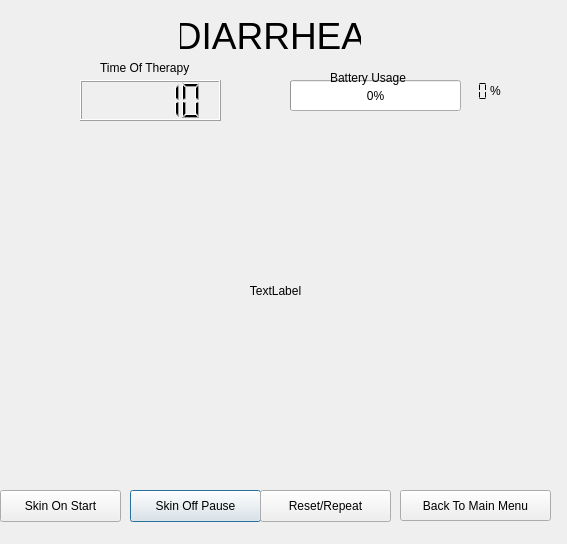
<?xml version="1.0" encoding="UTF-8"?>
<ui version="4.0">
 <class>Diarrhea</class>
 <widget class="QDialog" name="Diarrhea">
  <property name="geometry">
   <rect>
    <x>0</x>
    <y>0</y>
    <width>567</width>
    <height>544</height>
   </rect>
  </property>
  <property name="windowTitle">
   <string>Dialog</string>
  </property>
  <widget class="QPushButton" name="pushButton_3">
   <property name="geometry">
    <rect>
     <x>130</x>
     <y>490</y>
     <width>131</width>
     <height>32</height>
    </rect>
   </property>
   <property name="text">
    <string>Skin Off Pause</string>
   </property>
  </widget>
  <widget class="QLCDNumber" name="lcdNumber_2">
   <property name="geometry">
    <rect>
     <x>440</x>
     <y>80</y>
     <width>51</width>
     <height>23</height>
    </rect>
   </property>
   <property name="font">
    <font>
     <family>Abadi MT Condensed Extra Bold</family>
     <weight>75</weight>
     <bold>true</bold>
    </font>
   </property>
   <property name="frameShape">
    <enum>QFrame::NoFrame</enum>
   </property>
   <property name="frameShadow">
    <enum>QFrame::Raised</enum>
   </property>
   <property name="segmentStyle">
    <enum>QLCDNumber::Flat</enum>
   </property>
  </widget>
  <widget class="QLabel" name="label_6">
   <property name="geometry">
    <rect>
     <x>320</x>
     <y>100</y>
     <width>111</width>
     <height>16</height>
    </rect>
   </property>
   <property name="font">
    <font>
     <weight>75</weight>
     <bold>true</bold>
    </font>
   </property>
   <property name="text">
    <string/>
   </property>
   <property name="alignment">
    <set>Qt::AlignCenter</set>
   </property>
  </widget>
  <widget class="QLabel" name="imagelocation">
   <property name="geometry">
    <rect>
     <x>110</x>
     <y>130</y>
     <width>331</width>
     <height>321</height>
    </rect>
   </property>
   <property name="text">
    <string>TextLabel</string>
   </property>
   <property name="alignment">
    <set>Qt::AlignCenter</set>
   </property>
  </widget>
  <widget class="QLabel" name="label_5">
   <property name="geometry">
    <rect>
     <x>490</x>
     <y>80</y>
     <width>21</width>
     <height>21</height>
    </rect>
   </property>
   <property name="text">
    <string>%</string>
   </property>
  </widget>
  <widget class="QLabel" name="label_4">
   <property name="geometry">
    <rect>
     <x>100</x>
     <y>60</y>
     <width>111</width>
     <height>16</height>
    </rect>
   </property>
   <property name="text">
    <string>Time Of Therapy</string>
   </property>
  </widget>
  <widget class="QPushButton" name="pushButton_2">
   <property name="geometry">
    <rect>
     <x>0</x>
     <y>490</y>
     <width>121</width>
     <height>32</height>
    </rect>
   </property>
   <property name="text">
    <string>Skin On Start</string>
   </property>
  </widget>
  <widget class="QLCDNumber" name="lcdNumber">
   <property name="geometry">
    <rect>
     <x>80</x>
     <y>80</y>
     <width>141</width>
     <height>41</height>
    </rect>
   </property>
   <property name="value" stdset="0">
    <double>10.000000000000000</double>
   </property>
  </widget>
  <widget class="QProgressBar" name="progressBar">
   <property name="geometry">
    <rect>
     <x>290</x>
     <y>80</y>
     <width>171</width>
     <height>31</height>
    </rect>
   </property>
   <property name="value">
    <number>0</number>
   </property>
  </widget>
  <widget class="QLabel" name="sound">
   <property name="geometry">
    <rect>
     <x>10</x>
     <y>20</y>
     <width>81</width>
     <height>31</height>
    </rect>
   </property>
   <property name="text">
    <string/>
   </property>
  </widget>
  <widget class="QLabel" name="label">
   <property name="geometry">
    <rect>
     <x>180</x>
     <y>10</y>
     <width>181</width>
     <height>51</height>
    </rect>
   </property>
   <property name="font">
    <font>
     <pointsize>28</pointsize>
    </font>
   </property>
   <property name="text">
    <string>DIARRHEA</string>
   </property>
   <property name="alignment">
    <set>Qt::AlignCenter</set>
   </property>
  </widget>
  <widget class="QPushButton" name="pushButton_4">
   <property name="geometry">
    <rect>
     <x>260</x>
     <y>490</y>
     <width>131</width>
     <height>32</height>
    </rect>
   </property>
   <property name="text">
    <string>Reset/Repeat</string>
   </property>
  </widget>
  <widget class="QLabel" name="label_2">
   <property name="geometry">
    <rect>
     <x>140</x>
     <y>460</y>
     <width>281</width>
     <height>16</height>
    </rect>
   </property>
   <property name="font">
    <font>
     <pointsize>20</pointsize>
    </font>
   </property>
   <property name="text">
    <string/>
   </property>
   <property name="alignment">
    <set>Qt::AlignCenter</set>
   </property>
  </widget>
  <widget class="QLabel" name="label_3">
   <property name="geometry">
    <rect>
     <x>330</x>
     <y>70</y>
     <width>91</width>
     <height>16</height>
    </rect>
   </property>
   <property name="text">
    <string>Battery Usage</string>
   </property>
  </widget>
  <widget class="QLabel" name="time">
   <property name="geometry">
    <rect>
     <x>400</x>
     <y>-10</y>
     <width>161</width>
     <height>91</height>
    </rect>
   </property>
   <property name="text">
    <string/>
   </property>
   <property name="alignment">
    <set>Qt::AlignRight|Qt::AlignTrailing|Qt::AlignVCenter</set>
   </property>
  </widget>
  <widget class="QPushButton" name="pushButton">
   <property name="geometry">
    <rect>
     <x>400</x>
     <y>490</y>
     <width>151</width>
     <height>31</height>
    </rect>
   </property>
   <property name="text">
    <string>Back To Main Menu</string>
   </property>
  </widget>
 </widget>
 <resources/>
 <connections/>
</ui>
